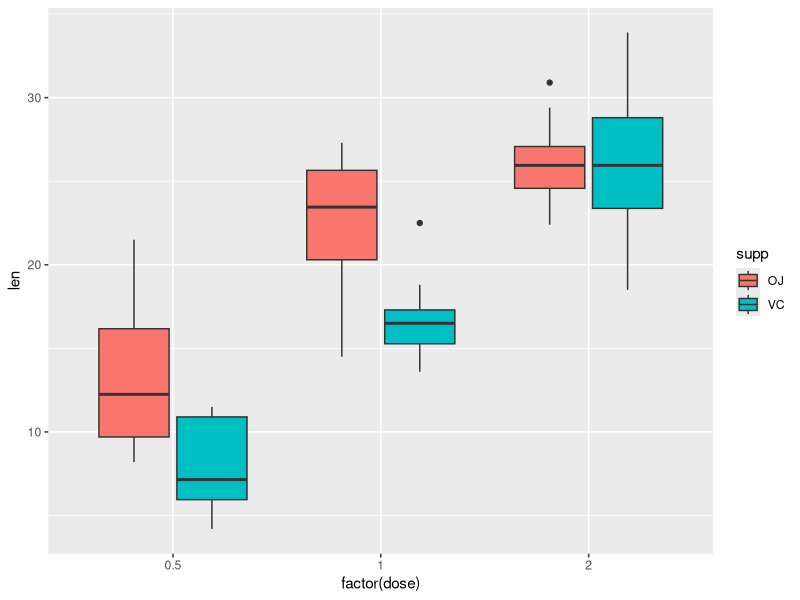

The R source for this figure:
## ---- chunk 1
library(dplyr)
library(ggplot2)
## ---- chunk 2
str(ToothGrowth)
## ---- chunk 3
ToothGrowth %>% count(supp, dose)
## ---- chunk 4
ToothGrowth %>% group_by(dose, supp) %>%
  summarise(quartile1=quantile(len,0.25), median=median(len),
            quartile2=quantile(len,0.75), iqr= IQR(len), mean=mean(len), 
            .groups="drop")

ToothGrowth %>% 
  summarise(quartile1=quantile(len,0.25), median=median(len),
            quartile2=quantile(len,0.75), iqr= IQR(len), mean=mean(len))
## ---- chunk 5
ToothGrowth %>% ggplot(aes(factor(dose), len, fill=supp)) + geom_boxplot()
## ---- chunk 6
OJ_0.5<-ToothGrowth %>% filter(dose==0.5, supp=="OJ") %>% select(len)
VC_0.5<-ToothGrowth %>% filter(dose==0.5, supp=="VC") %>% select(len)
t.test(OJ_0.5, VC_0.5, paired=F)
## ---- chunk 7
OJ_1<-ToothGrowth %>% filter(dose==1, supp=="OJ") %>% select(len)
VC_1<-ToothGrowth %>% filter(dose==1, supp=="VC") %>% select(len)
t.test(OJ_1, VC_1, paired=F)
## ---- chunk 8
OJ_2<-ToothGrowth %>% filter(dose==2, supp=="OJ") %>% select(len)
VC_2<-ToothGrowth %>% filter(dose==2, supp=="VC") %>% select(len)
t.test(OJ_2, VC_2, paired=F)
